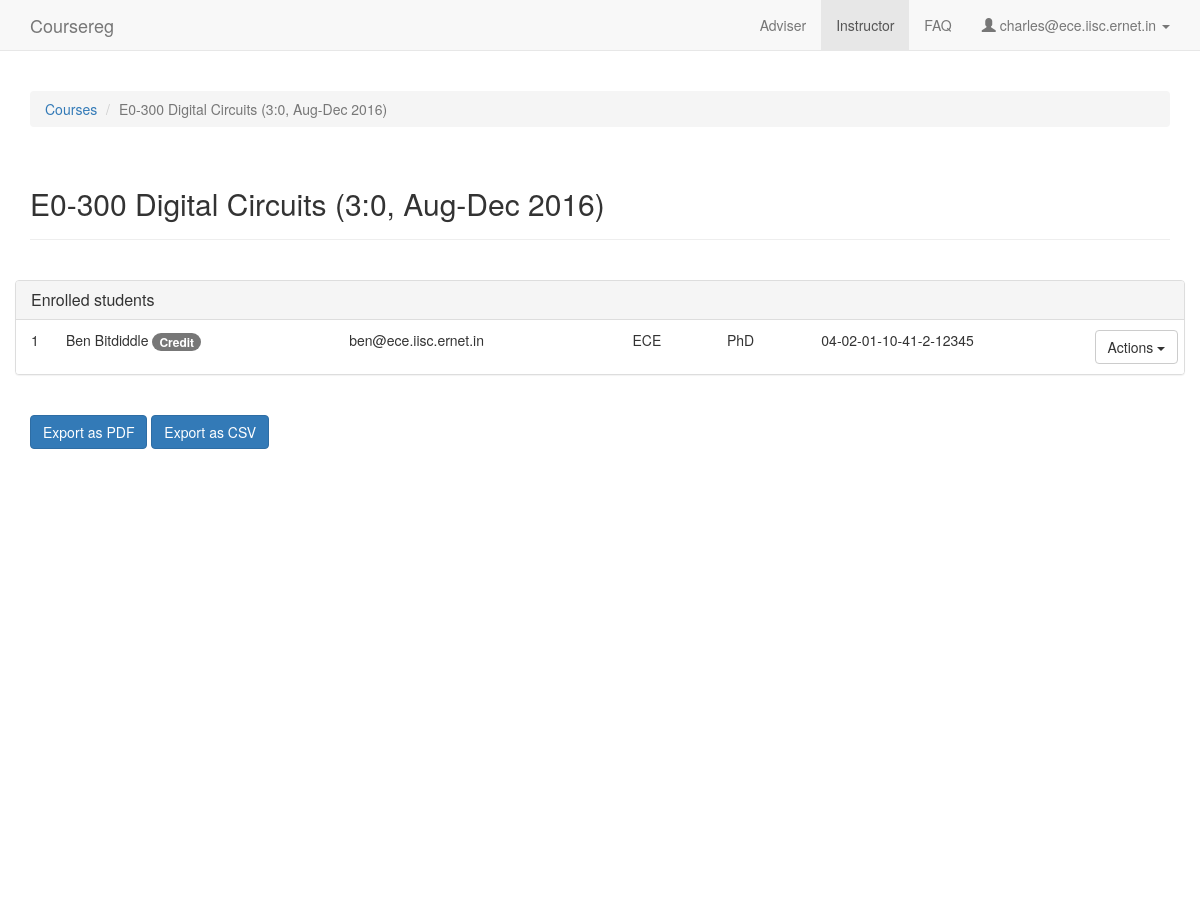
Screenshot of /instructor/2 (signed in) with the database file from the repository.
### coursereg/models.py (models this page shows, shortened)
class User(AbstractBaseUser, PermissionsMixin):
    USER_TYPE_STUDENT = 0
    USER_TYPE_FACULTY = 1
    USER_TYPE_DCC = 2
    USER_TYPE_OTHER = 3
    USER_TYPE_CHOICES = (
        (USER_TYPE_STUDENT, "Student"),
        (USER_TYPE_FACULTY, "Faculty"),
        (USER_TYPE_DCC, "DCC"),
        (USER_TYPE_OTHER, "Other"),
    )
    email = models.EmailField(max_length=254, unique=True)
    full_name = models.CharField(max_length=250)
    user_type = models.IntegerField(default=USER_TYPE_OTHER, choices=USER_TYPE_CHOICES)
    adviser = models.ForeignKey('self', null=True, blank=True, on_delete=models.CASCADE, limit_choices_to={'user_type': USER_TYPE_FACULTY})
    degree = models.ForeignKey(Degree, on_delete=models.CASCADE, null=True, blank=True)
    department = models.ForeignKey(Department, on_delete=models.CASCADE, null=True)
    date_joined = models.DateTimeField(default=timezone.now)
    sr_no = models.CharField(max_length=200, default='-')
    telephone = models.CharField(max_length=100, default='', blank=True)
    is_dcc_review_pending = models.BooleanField(default=False)
    is_dcc_sent_notification = models.BooleanField(default=False)
    is_staff = models.BooleanField(default=False)
    is_active = models.BooleanField(default=True)
    objects = CustomUserManager()
    USERNAME_FIELD = 'email'
    REQUIRED_FIELDS = []

class Course(models.Model):
    num = models.CharField(max_length=100)
    title = models.CharField(max_length=200)
    department = models.ForeignKey(Department, on_delete=models.CASCADE)
    term = models.ForeignKey(Term)
    credits = models.CharField(max_length=100, default='', verbose_name="Credits (ex: 3:0)")
    should_count_towards_cgpa = models.BooleanField(default=True)
    created_at = models.DateTimeField(auto_now_add=True)
    updated_at = models.DateTimeField(auto_now=True)
    timings = models.CharField(max_length=100, default='Not fixed yet')
    def is_last_instructor_approval_date_passed(self):
        return timezone.now() > self.term.last_instructor_approval_date
    def is_last_grade_date_passed(self):
        return timezone.now() > self.term.last_grade_date
    def __unicode__(self):
        return self.num + ' ' + self.title + ' (%s, %s)' % (self.credits, self.term)

class Term(models.Model):
    name = models.CharField(max_length=100)
    year = models.CharField(max_length=4)
    start_reg_date = models.DateTimeField(default=timezone.now)
    last_reg_date = models.DateTimeField(default=timezone.now)
    last_adviser_approval_date = models.DateTimeField(default=timezone.now)
    last_instructor_approval_date = models.DateTimeField(default=timezone.now)
    last_cancellation_date = models.DateTimeField(default=timezone.now)
    last_conversion_date = models.DateTimeField(default=timezone.now)
    last_drop_date = models.DateTimeField(default=timezone.now)
    last_grade_date = models.DateTimeField(default=timezone.now)
    is_active = models.BooleanField(default=True)
    def __unicode__(self):
        return '%s %s' % (self.name, self.year)

class Participant(models.Model):
    PARTICIPANT_STUDENT = 0
    PARTICIPANT_INSTRUCTOR = 1
    PARTICIPANT_TA = 2
    PARTICIPANT_CHOICES = (
        (PARTICIPANT_STUDENT, 'Student'),
        (PARTICIPANT_INSTRUCTOR, 'Instructor'),
        (PARTICIPANT_TA, 'TA'),
    )
    user = models.ForeignKey('User', on_delete=models.CASCADE)
    course = models.ForeignKey('Course', on_delete=models.CASCADE)
    participant_type = models.IntegerField(default=PARTICIPANT_INSTRUCTOR, choices=PARTICIPANT_CHOICES)
    registration_type = models.ForeignKey('RegistrationType', null=True, on_delete=models.CASCADE)
    is_drop = models.BooleanField(default=False)
    grade = models.ForeignKey('Grade', on_delete=models.CASCADE, blank=True, null=True)
    should_count_towards_cgpa = models.BooleanField(default=True)
    lock_from_student = models.BooleanField(default=False)
    is_adviser_reviewed = models.BooleanField(default=False)
    is_instructor_reviewed = models.BooleanField(default=False)
    created_at = models.DateTimeField(auto_now_add=True)
    updated_at = models.DateTimeField(auto_now=True)
    def get_reg_type_desc(self):
        if self.is_drop:
            return 'Drop'
        else:
            return self.registration_type

class RegistrationType(models.Model):
    name = models.CharField(max_length=100)
    should_count_towards_cgpa = models.BooleanField(default=True)
    is_active = models.BooleanField(default=True)
    def __unicode__(self):
        return self.name

class Department(models.Model):
    name = models.CharField(max_length=100)
    abbreviation = models.CharField(max_length=100, unique=True)
    is_active = models.BooleanField(default=True)

class Degree(models.Model):
    name = models.CharField(max_length=100)
    is_active = models.BooleanField(default=True)
    def __unicode__(self):
        return self.name

### coursereg/views/instructor.py (the view)
# urls.py: url(r'^instructor/([0-9]+)$', views.instructor.detail, name='instructor_detail'),
@login_required
def detail(request, course_id):
    course = models.Course.objects.get(id=course_id)
    if not request.user.user_type == models.User.USER_TYPE_FACULTY:
        raise PermissionDenied
    if not models.Participant.objects.filter(course=course,
            user=request.user, participant_type=models.Participant.PARTICIPANT_INSTRUCTOR):
        raise PermissionDenied
    if settings.WARN_REVIEW_BEFORE_LAST_DATE and not course.is_last_adviser_approval_date_passed():
        messages.warning(request, 'Registration for this course is still open. Visit this page after the last application date.')
    context = {
        'user_type': 'faculty',
        'nav_active': 'instructor',
        'user_email': request.user.email,
        'course': course,
        'is_manual_faculty_review_enabled': settings.MANUAL_FACULTY_REVIEW,
        'can_faculty_create_courses': settings.CAN_FACULTY_CREATE_COURSES,
        'grades': models.Grade.objects.filter(is_active=True).order_by('-points'),
        'participants': list(models.Participant.objects.filter(course=course,
                            participant_type=models.Participant.PARTICIPANT_STUDENT).order_by('is_drop', '-registration_type'))
    }
    if not settings.MANUAL_FACULTY_REVIEW:
        models.Participant.objects.filter(course=course, user__user_type=models.User.USER_TYPE_STUDENT, is_instructor_reviewed=False).update(is_instructor_reviewed=True)
    return render(request, 'coursereg/instructor_detail.html', context)

### coursereg/templates/coursereg/instructor_detail.html (shortened to what this page needs)
{% extends "coursereg/base.html" %}
{% block body %}
{% include "coursereg/nav.html" %}
<div class="container" id="maincontainer">
    <div class="row top-buffer-1">
        <div class="col-md-12">
            <ol class="breadcrumb">
                <li class="breadcrumb-item"><a href="{% url 'coursereg:instructor' %}">Courses</a></li>
                <li class="breadcrumb-item active">{{ course }}</li>
            </ol>
        </div>
    </div>
    <div class="row">
        <div class="col-md-12">
            <div class="page-header" title="{{course.timings}}">
                <h2>
                    {{ course }}
                </h2>
            </div>
        </div>
    </div>
    {% if participants %}
    <div class="row top-buffer-1">
        <div class="panel panel-default">
            <div class="panel-heading">
                <h3 class="panel-title">Enrolled students</h3>
            </div>
            <ul class="list-group">
                {% for participant in participants %}
                <li class="list-group-item">
                    <div class="pull-left">{{ forloop.counter }}</div>
                    <div class="row requestrow">
                        <div class="col-md-12 col-xs-12">
                            <div class="row">
                                <div class="col-md-3 col-xs-12">
                                    {{ participant.user.full_name }}
                                    <span class="badge">{{ participant.get_reg_type_desc }}</span>
                                </div>
                                <div class="col-md-3 col-xs-12">
                                    {{ participant.user.email }}
                                </div>
                                <div class="col-md-1 col-xs-12">
                                    {{ participant.user.department.abbreviation }}
                                </div>
                                <div class="col-md-1 col-xs-12">
                                    {{ participant.user.degree }}
                                </div>
                                <div class="col-md-3 col-xs-12">
                                    {{ participant.user.sr_no }}
                                </div>
                                <div class="col-md-1 col-xs-12">
                                    <div title="Options" style="margin-left:-10px;">
                                        {% if not participant.course.is_last_grade_date_passed %}
                                        <div class="dropdown">
                                            <button class="btn btn-default dropdown-toggle" type="button" data-toggle="dropdown" aria-haspopup="true" aria-expanded="true">
                                                {% if participant.grade %}
                                                {{ participant.grade }}
                                                {% else %}
                                                Actions
                                                {% endif %}
                                                <span class="caret"></span>
                                            </button>
                                        </div>
                                        {% else %}
                                            {% if participant.grade %}
                                            {{ participant.grade }}
                                            {% else %}
                                            Not graded
                                            {% endif %}
                                        {% endif %}
                                    </div>
                                </div>
                            </div>
                        </div>
                    </div>
                </li>
                {% endfor %}
            </ul>
        </div>
    </div>
    <div class="row top-buffer-1">
        <div class="col-md-12 col-xs-12">
            <button id="pdfexport" type="button" class="btn btn-primary" data-loading-text="Loading..." >Export as PDF</button>
            <button id="csvexport" type="button" class="btn btn-primary">Export as CSV</button>
        </div>
    </div>
    {% else %}
    <div class="row">
        <div class="col-md-12 col-xs-12">
            <h2><small>No students have applied for this course.</small></h2>
        </div>
    </div>
    {% endif %}
</div>
{% endblock %}
{% block script %}
{% load staticfiles %}
{% endblock %}

### coursereg/templates/coursereg/nav.html (shortened to what this page needs)
<nav class="navbar navbar-default navbar-static-top">
    <div class="container">
        <div class="navbar-header">
            <a class="navbar-brand" href="{% url 'coursereg:index' %}">Coursereg</a>
        </div>
        <div id="navbar" class="navbar-collapse collapse">
            <ul class="nav navbar-nav navbar-right">
                {% if user_type == 'faculty' %}
                    {% if nav_active == 'adviser' %}
                    <li class="active"><a href="{% url 'coursereg:adviser' %}">Adviser</a></li>
                    {% else %}
                    <li><a href="{% url 'coursereg:adviser' %}">Adviser</a></li>
                    {% endif %}
                    {% if nav_active == 'instructor' %}
                    <li class="active"><a href="{% url 'coursereg:instructor' %}">Instructor</a></li>
                    {% else %}
                    <li><a href="{% url 'coursereg:instructor' %}">Instructor</a></li>
                    {% endif %}
                {% endif %}
                {% if nav_active == 'faq' %}
                <li class="active"><a href="{% url 'coursereg:faq' %}">FAQ</a></li>
                {% else %}
                <li><a href="{% url 'coursereg:faq' %}">FAQ</a></li>
                {% endif %}
                <li class="dropdown">
                    <a href="#" class="dropdown-toggle" data-toggle="dropdown" role="button" aria-haspopup="true" aria-expanded="false">
                        <span class="glyphicon glyphicon-user" aria-hidden="true"></span>
                        {{ user_email }}
                        <span class="caret"></span>
                    </a>
                </li>
            </ul>
        </div>
    </div>
</nav>

### coursereg/static/coursereg/css/coursereg.css (style rules this page uses)
.top-buffer-1 { margin-top: 20px; }
.row { word-break:break-all; }
#maincontainer { margin-bottom: 50px; min-height: 800px; }
.requestrow { margin-left: 20px; }

### rows the page displays
User: email "charles@ece.iisc.ernet.in"
Course: num+title+credits "E0-300 Digital Circuits (3:0, Aug-Dec 2016)"
Participant: user.full_name "Ben Bitdiddle", get_reg_type_desc "Credit", user.email "ben@ece.iisc.ernet.in", user.department.abbreviation "ECE", user.degree "PhD", user.sr_no "04-02-01-10-41-2-12345", shows "Actions"
